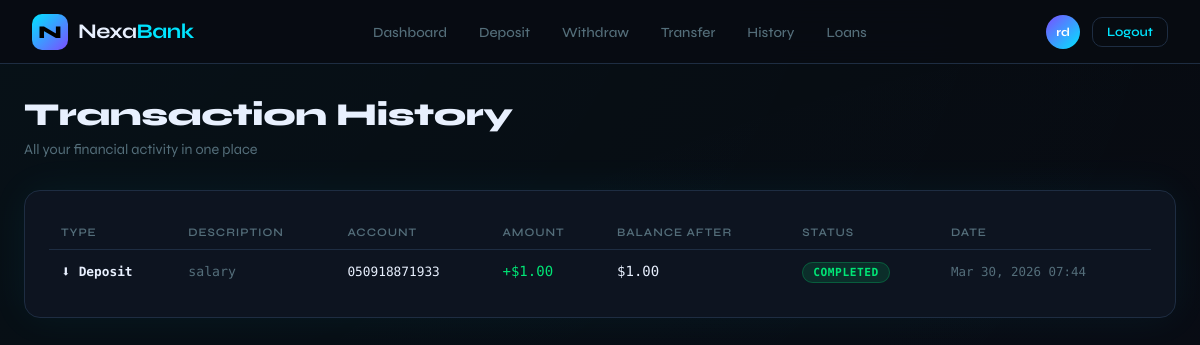
Screenshot of /transactions/ (signed in) with the database file from the repository.
### banking/models.py (models this page shows, shortened)
class Transaction(models.Model):
    TRANSACTION_TYPES = [
        ('DEPOSIT', 'Deposit'),
        ('WITHDRAWAL', 'Withdrawal'),
        ('TRANSFER_IN', 'Transfer In'),
        ('TRANSFER_OUT', 'Transfer Out'),
    ]
    STATUS_CHOICES = [
        ('PENDING', 'Pending'),
        ('COMPLETED', 'Completed'),
        ('FAILED', 'Failed'),
        ('REVERSED', 'Reversed'),
    ]
    transaction_id = models.UUIDField(default=uuid.uuid4, editable=False, unique=True)
    account = models.ForeignKey(Account, on_delete=models.CASCADE, related_name='transactions')
    transaction_type = models.CharField(max_length=20, choices=TRANSACTION_TYPES)
    amount = models.DecimalField(max_digits=15, decimal_places=2)
    balance_after = models.DecimalField(max_digits=15, decimal_places=2)
    description = models.CharField(max_length=255, blank=True)
    related_account = models.ForeignKey(
        Account, on_delete=models.SET_NULL, null=True, blank=True,
        related_name='related_transactions'
    )
    status = models.CharField(max_length=10, choices=STATUS_CHOICES, default='COMPLETED')
    timestamp = models.DateTimeField(default=timezone.now)
    class Meta:
        ordering = ['-timestamp']

class Account(models.Model):
    ACCOUNT_TYPES = [
        ('SAVINGS', 'Savings Account'),
        ('CHECKING', 'Checking Account'),
        ('FIXED', 'Fixed Deposit'),
    ]
    STATUS_CHOICES = [
        ('ACTIVE', 'Active'),
        ('FROZEN', 'Frozen'),
        ('CLOSED', 'Closed'),
    ]
    user = models.ForeignKey(User, on_delete=models.CASCADE, related_name='accounts')
    account_number = models.CharField(max_length=20, unique=True, default=generate_account_number)
    account_type = models.CharField(max_length=20, choices=ACCOUNT_TYPES, default='SAVINGS')
    balance = models.DecimalField(max_digits=15, decimal_places=2, default=0.00)
    status = models.CharField(max_length=10, choices=STATUS_CHOICES, default='ACTIVE')
    created_at = models.DateTimeField(auto_now_add=True)
    updated_at = models.DateTimeField(auto_now=True)
    class Meta:
        ordering = ['-created_at']

### banking/views.py (the view)
# urls.py: path('transactions/', views.transactions, name='transactions'),
@login_required
def transactions(request):
    all_transactions = Transaction.objects.filter(
        account__user=request.user
    ).select_related('account', 'related_account')
    return render(request, 'banking/transactions.html', {'transactions': all_transactions})

### templates/banking/transactions.html (shortened to what this page needs)
{% extends 'banking/base.html' %}
{% block content %}
<div class="page-header fade-up">
    <h1>Transaction History</h1>
    <p>All your financial activity in one place</p>
</div>
<div class="card fade-up">
    <div class="table-wrap">
        <table>
            <thead>
                <tr>
                    <th>Type</th>
                    <th>Description</th>
                    <th>Account</th>
                    <th>Amount</th>
                    <th>Balance After</th>
                    <th>Status</th>
                    <th>Date</th>
                </tr>
            </thead>
            <tbody>
                {% for tx in transactions %}
                <tr>
                    <td>
                        <div style="display:flex;align-items:center;gap:8px;">
                            <span style="font-size:1rem;">
                                {% if tx.transaction_type == 'DEPOSIT' %}⬇
                                {% elif tx.transaction_type == 'WITHDRAWAL' %}⬆
                                {% elif tx.transaction_type == 'TRANSFER_IN' %}↙
                                {% else %}↗{% endif %}
                            </span>
                            <span style="font-size:0.8rem;font-weight:600;">{{ tx.get_transaction_type_display }}</span>
                        </div>
                    </td>
                    <td style="color:var(--muted);font-size:0.825rem;">{{ tx.description|default:"—" }}</td>
                    <td style="font-size:0.8rem;">{{ tx.account.account_number }}</td>
                    <td class="{% if tx.transaction_type == 'DEPOSIT' or tx.transaction_type == 'TRANSFER_IN' %}amount-pos{% else %}amount-neg{% endif %}">
                        {% if tx.transaction_type == 'DEPOSIT' or tx.transaction_type == 'TRANSFER_IN' %}+{% else %}-{% endif %}${{ tx.amount|floatformat:2 }}
                    </td>
                    <td>${{ tx.balance_after|floatformat:2 }}</td>
                    <td>
                        <span class="badge {% if tx.status == 'COMPLETED' %}badge-success{% elif tx.status == 'FAILED' %}badge-danger{% elif tx.status == 'PENDING' %}badge-warning{% else %}badge-muted{% endif %}">
                            {{ tx.status }}
                        </span>
                    </td>
                    <td style="color:var(--muted);font-size:0.78rem;">{{ tx.timestamp|date:"M d, Y H:i" }}</td>
                </tr>
                {% empty %}
                <tr><td colspan="7" style="text-align:center;padding:3rem;color:var(--muted);">No transactions found</td></tr>
                {% endfor %}
            </tbody>
        </table>
    </div>
</div>
{% endblock %}

### templates/banking/base.html (shortened to what this page needs)
<!DOCTYPE html>
<html lang="en">
<head>
</head>
<body>
    <nav>
        <a class="nav-brand" href="{% url 'home' %}">
            <div class="nav-logo">N</div>
            <span class="nav-name">Nexa<span>Bank</span></span>
        </a>
        {% if user.is_authenticated %}
        <ul class="nav-links">
            <li><a href="{% url 'dashboard' %}">Dashboard</a></li>
            <li><a href="{% url 'deposit' %}">Deposit</a></li>
            <li><a href="{% url 'withdraw' %}">Withdraw</a></li>
            <li><a href="{% url 'transfer' %}">Transfer</a></li>
            <li><a href="{% url 'transactions' %}">History</a></li>
            <li><a href="{% url 'loans' %}">Loans</a></li>
        </ul>
        <div class="nav-user">
            <div class="nav-avatar">{{ user.first_name.0 }}{{ user.last_name.0 }}</div>
            <a href="{% url 'logout' %}" class="btn btn-outline" style="padding: 6px 14px; font-size:0.8rem;">Logout</a>
        </div>
        {% else %}
        <div class="nav-user">
            <a href="{% url 'login' %}" class="btn btn-outline" style="padding:6px 14px; font-size:0.8rem;">Login</a>
            <a href="{% url 'register' %}" class="btn btn-primary" style="padding:6px 14px; font-size:0.8rem;">Register</a>
        </div>
        {% endif %}
    </nav>
    <div class="main-wrap">
        {% block content %}{% endblock %}
    </div>
</body>
</html>

### templates/banking/base.html (style rules this page uses)
:root { --bg: #080c12; --surface: #0d1420; --surface2: #111927; --border: #1e2d42; --accent: #00e5ff; --accent2: #7c4dff; --gold: #ffd54f; --danger: #ff4444; --success: #00e676; --text: #e8f0fe; --muted: #546e7a; --card-glow: 0 0 40px rgba(0,229,255,0.06); }
* { margin: 0; padding: 0; box-sizing: border-box; }
body { background: var(--bg); color: var(--text); font-family: 'Syne', sans-serif; min-height: 100vh; overflow-x: hidden; }
body::before { content: ''; position: fixed; top: -50%; left: -50%; width: 200%; height: 200%; background: radial-gradient(ellipse at 20% 20%, rgba(0,229,255,0.03) 0%, transparent 50%), radial-gradient(ellipse at 80% 80%, rgba(124,77,255,0.03) 0%, transparent 50%); pointer-events: none; z-index: 0; }
nav { position: sticky; top: 0; z-index: 100; background: rgba(8,12,18,0.95); backdrop-filter: blur(20px); border-bottom: 1px solid var(--border); padding: 0 2rem; height: 64px; display: flex; align-items: center; justify-content: space-between; }
.nav-brand { display: flex; align-items: center; gap: 10px; text-decoration: none; }
.nav-logo { width: 36px; height: 36px; background: linear-gradient(135deg, var(--accent), var(--accent2)); border-radius: 10px; display: flex; align-items: center; justify-content: center; font-size: 18px; font-weight: 800; color: #000; }
.nav-name { font-size: 1.3rem; font-weight: 700; letter-spacing: -0.5px; color: var(--text); }
.nav-name span { color: var(--accent); }
.nav-links { display: flex; align-items: center; gap: 0.25rem; list-style: none; }
.nav-links a { color: var(--muted); text-decoration: none; padding: 6px 14px; border-radius: 8px; font-size: 0.875rem; font-weight: 500; transition: all 0.2s; }
.nav-user { display: flex; align-items: center; gap: 12px; }
.nav-avatar { width: 34px; height: 34px; border-radius: 50%; background: linear-gradient(135deg, var(--accent2), var(--accent)); display: flex; align-items: center; justify-content: center; font-size: 0.75rem; font-weight: 700; color: white; }
.main-wrap { position: relative; z-index: 1; max-width: 1200px; margin: 0 auto; padding: 2rem 1.5rem; }
.card { background: var(--surface); border: 1px solid var(--border); border-radius: 16px; padding: 1.5rem; box-shadow: var(--card-glow); transition: border-color 0.2s, box-shadow 0.2s; }
.btn { display: inline-flex; align-items: center; gap: 8px; padding: 10px 20px; border-radius: 10px; font-family: 'Syne', sans-serif; font-size: 0.875rem; font-weight: 600; cursor: pointer; border: none; transition: all 0.2s; text-decoration: none; }
.btn-outline { background: transparent; color: var(--accent); border: 1px solid var(--border); }
.badge { padding: 3px 10px; border-radius: 20px; font-size: 0.7rem; font-weight: 600; letter-spacing: 0.05em; text-transform: uppercase; }
.badge-success { background: rgba(0,230,118,0.12); color: var(--success); border: 1px solid rgba(0,230,118,0.25); }
.table-wrap { overflow-x: auto; }
table { width: 100%; border-collapse: collapse; }
thead tr { border-bottom: 1px solid var(--border); }
th { text-align: left; padding: 10px 12px; font-size: 0.72rem; font-weight: 600; letter-spacing: 0.08em; text-transform: uppercase; color: var(--muted); }
td { padding: 12px 12px; border-bottom: 1px solid rgba(30,45,66,0.5); font-size: 0.875rem; font-family: 'DM Mono', monospace; }
tr:last-child td { border-bottom: none; }
.page-header { margin-bottom: 2rem; }
.page-header h1 { font-size: 2rem; font-weight: 800; letter-spacing: -0.5px; line-height: 1.2; }
.page-header p { color: var(--muted); font-size: 0.9rem; margin-top: 0.4rem; }
.amount-pos { color: var(--success); }
.fade-up { animation: fadeUp 0.4s ease forwards; }

### rows the page displays
Transaction: transaction_type "Deposit", description "salary", account.account_number "050918871933", amount "1.00", balance_after "1.00", status "COMPLETED", timestamp "Mar 30, 2026 07:44"

### other values shown
{{ user.first_name.0 }} "r"
{{ user.last_name.0 }} "d"
